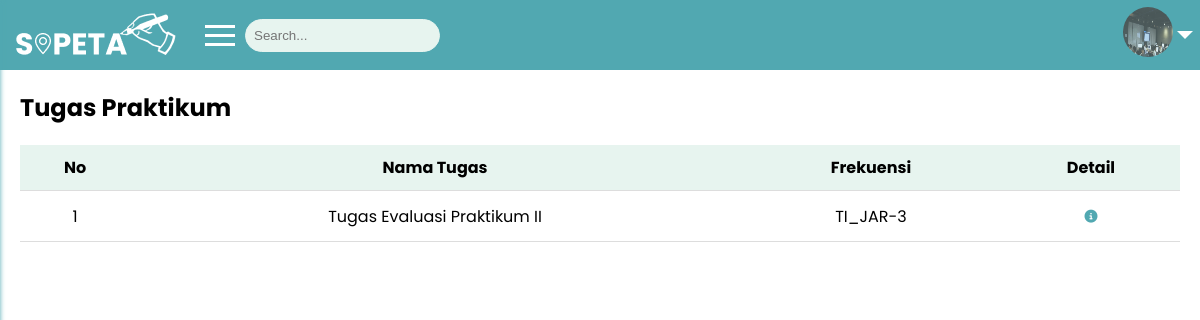
/public/tugas (signed in), run on the app's committed database.
### tables this page shows
CREATE TABLE `trx_tugas` (
  `id_tugas` int(11) NOT NULL,
  `nama_tugas` varchar(30) DEFAULT NULL,
  `deskripsi_tugas` text DEFAULT NULL,
  `status_tugas` varchar(10) DEFAULT NULL,
  `tgl_tugas` date NOT NULL,
  `id_frekuensi` int(11) NOT NULL
);

CREATE TABLE `trx_frekuensi` (
  `id_frekuensi` int(11) NOT NULL,
  `nama_frekuensi` varchar(15) NOT NULL,
  `id_dosen` int(11) NOT NULL,
  `id_asisten1` int(11) NOT NULL,
  `id_asisten2` int(11) NOT NULL
);

### app/controllers/Tugas.php (called while the page is built, shortened)
<?php
class Tugas extends Controller {
    public function index(){
        $data['judul'] = 'Tugas';
        try {
        $data['tugas'] = $this->model('Tugas_model')->getAllTugas();
        } catch (\Throwable $th) {
            echo $th;
        }
        $this->view('tugas/index', $data);
    }
}

### app/core/App.php (called while the page is built, shortened)
<?php
class App {
    protected $method = 'index';
    protected $params = [];
    public function __construct() {
        $this->controller = new $this->controller;
        call_user_func_array([$this->controller, $this->method], $this->params);
    }
}

### public/index.php (called while the page is built, shortened)
<?php
$app = new App;

### app/core/Database.php (called while the page is built, shortened)
<?php
class Database {
    private $host = DB_HOST;
    private $user = DB_USER;
    private $password = DB_PASS;
    private $dbname = DB_NAME;
    private $dbh;
    private $stmt;
    public function __construct(){
        $dsn = 'mysql:host=' . $this->host . ';dbname=' . $this->dbname;
        $option = [
            PDO::ATTR_PERSISTENT => true,
            PDO::ATTR_ERRMODE => PDO::ERRMODE_EXCEPTION
        ];
        try {
            $this->dbh = new PDO($dsn, $this->user, $this->password, $option);
        } catch (PDOException $e) {
            die($e->getMessage());
        }
    }
    public function query($query){
        $this->stmt = $this->dbh->prepare($query);
    }
    public function bind($param, $value, $type = null){
        if(is_null($type)){
            switch(true){
                case is_int($value) :
                    $type = PDO::PARAM_INT;
                    break;
                case is_null($value) :
                    $type = PDO::PARAM_NULL;
                    break;
            }
        }
        $this->stmt->bindValue($param, $value, $type);
    }
    public function execute(){
        $this->stmt->execute();
    }
    public function resultSet(){
        $this->execute();
        return $this->stmt->fetchAll(PDO::FETCH_ASSOC);
    }
    public function single(){
        $this->execute();
        return $this->stmt->fetch(PDO::FETCH_ASSOC);
    }
}

### app/models/Tugas_model.php (called while the page is built, shortened)
<?php
class Tugas_model {
    private $db;
    public function __construct(){
        $this->db = new Database;
    }
    public function getAllTugas(){
        try {
            $this->db->query('SELECT trx_tugas.*, trx_frekuensi.nama_frekuensi
                  FROM trx_tugas
                  LEFT JOIN trx_frekuensi ON trx_tugas.id_frekuensi = trx_frekuensi.id_frekuensi
                  WHERE trx_tugas.id_frekuensi = trx_frekuensi.id_frekuensi');
            return $this->db->resultSet();
        } catch (\Throwable $th) {
            echo 'Error: ' . $th->getMessage();
        }
    }
    public function getFrekuensiById($id_frekuensi) {
        try {
            $query = "SELECT nama_frekuensi FROM trx_frekuensi WHERE id_frekuensi = :id_frekuensi";
            $this->db->query($query);
            $this->db->bind(':id_frekuensi', $id_frekuensi);
            return $this->db->single();
        } catch (\Throwable $th) {
            echo 'Error: ' . $th->getMessage();
        }
    }
}

### app/views/tugas/index.php (the view, shortened to what this page needs)
<?php if ($_SESSION['role'] == 'Administrator'|| $_SESSION['role'] == 'Praktikan') { ?>
<div class="content">
    <h2 style="margin-top:70px;">Tugas Praktikum</h2>
    <table>
        <thead>
            <tr>
                <th>No</th>
                <th>Nama Tugas</th>
                <th>Frekuensi</th>
                <th>Detail</th>
            </tr>
        </thead>
        <tbody>
            <?php $i= 1; foreach ($data['tugas'] as $tugas): ?>
                <tr>
                <td><?= $i++ ?></td>
                    <td><?= $tugas['nama_tugas']; ?></td>
                    <td>
                        <?php
                        $namafrekuensi = $this->model('Tugas_model')->getFrekuensiById($tugas['id_frekuensi']);
                        echo $namafrekuensi['nama_frekuensi'];
                        ?>
                    </td>
                    <td style="position: relative;"><a class="btn-crud"href="<?= BASEURL; ?>/Tugas/detailTugas/<?= $tugas['id_tugas']; ?>"><i class="fa-solid fa-circle-info"></i></a></td>
                </tr>
            <?php endforeach; ?>
        </tbody>
    </table>
</div>
<?php } ?>

### public/css/style.css (style rules this page uses)
body { font-family: poppins; margin: 0; padding: 0; }
a { color: #51A8B1; text-decoration: none; display: block; margin-top: 30px; font-size: 13px; }

### public/css/style2.css (style rules this page uses)
body { margin: 0; font-family: 'Poppins', sans-serif; }
.btn-crud i { position: absolute; top: 50%; left: 50%; transform: translate(-50%, -50%); }
.content { margin-left: 0; padding: 20px; }
table { width: 100%; border-collapse: collapse; margin-top: 20px; }
th, td { padding: 10px; text-align: center; border-bottom: 1px solid #ddd; }
th { background-color: #E7F4EF; color: #000000; text-align: center; }

### data on the page
trx_tugas: nama_tugas "Tugas Evaluasi Praktikum II", id_frekuensi.nama_frekuensi "TI_JAR-3"
